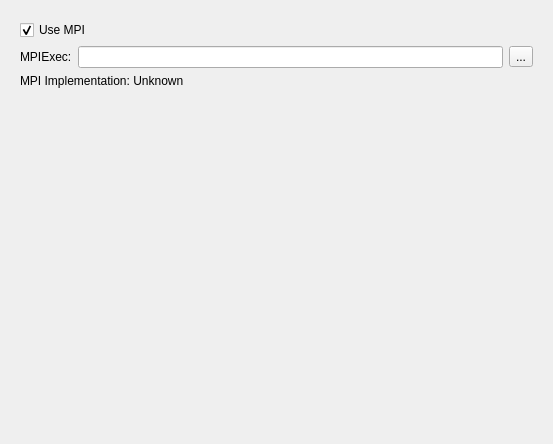
<?xml version="1.0" encoding="UTF-8"?>
<ui version="4.0">
 <class>sv4guiMPIPreferencePage</class>
 <widget class="QWidget" name="sv4guiMPIPreferencePage">
  <property name="geometry">
   <rect>
    <x>0</x>
    <y>0</y>
    <width>553</width>
    <height>444</height>
   </rect>
  </property>
  <property name="windowTitle">
   <string>Form</string>
  </property>
  <layout class="QVBoxLayout" name="verticalLayout_3">
   <item>
    <widget class="QFrame" name="frame">
     <property name="frameShape">
      <enum>QFrame::NoFrame</enum>
     </property>
     <property name="frameShadow">
      <enum>QFrame::Plain</enum>
     </property>
     <layout class="QVBoxLayout" name="verticalLayout">
      <item>
       <widget class="QWidget" name="widget_3" native="true">
        <layout class="QHBoxLayout" name="horizontalLayout_2">
         <property name="leftMargin">
          <number>0</number>
         </property>
         <property name="topMargin">
          <number>0</number>
         </property>
         <property name="rightMargin">
          <number>0</number>
         </property>
         <property name="bottomMargin">
          <number>0</number>
         </property>
         <item>
          <widget class="QCheckBox" name="checkBoxUseMPI">
           <property name="text">
            <string>Use MPI   </string>
           </property>
           <property name="checked">
            <bool>true</bool>
           </property>
          </widget>
         </item>
        </layout>
       </widget>
      </item>
      <item>
       <widget class="QWidget" name="widget_6" native="true">
        <layout class="QGridLayout" name="gridLayout_5">
         <property name="leftMargin">
          <number>0</number>
         </property>
         <property name="topMargin">
          <number>0</number>
         </property>
         <property name="rightMargin">
          <number>0</number>
         </property>
         <property name="bottomMargin">
          <number>0</number>
         </property>
         <item row="1" column="0">
          <widget class="QLabel" name="label_5">
           <property name="text">
            <string>MPIExec:</string>
           </property>
          </widget>
         </item>
         <item row="1" column="2">
          <widget class="QToolButton" name="toolButtonMPIExec">
           <property name="text">
            <string>...</string>
           </property>
          </widget>
         </item>
         <item row="1" column="1">
          <widget class="QLineEdit" name="lineEditMPIExecPath">
           <property name="text">
            <string/>
           </property>
          </widget>
         </item>
        </layout>
       </widget>
      </item>
      <item>
       <widget class="QLabel" name="labelMPIImplementation">
        <property name="text">
         <string>MPI Implementation: Unknown</string>
        </property>
       </widget>
      </item>
     </layout>
    </widget>
   </item>
   <item>
    <spacer name="verticalSpacer">
     <property name="orientation">
      <enum>Qt::Vertical</enum>
     </property>
     <property name="sizeHint" stdset="0">
      <size>
       <width>20</width>
       <height>40</height>
      </size>
     </property>
    </spacer>
   </item>
  </layout>
 </widget>
 <resources/>
 <connections/>
</ui>
